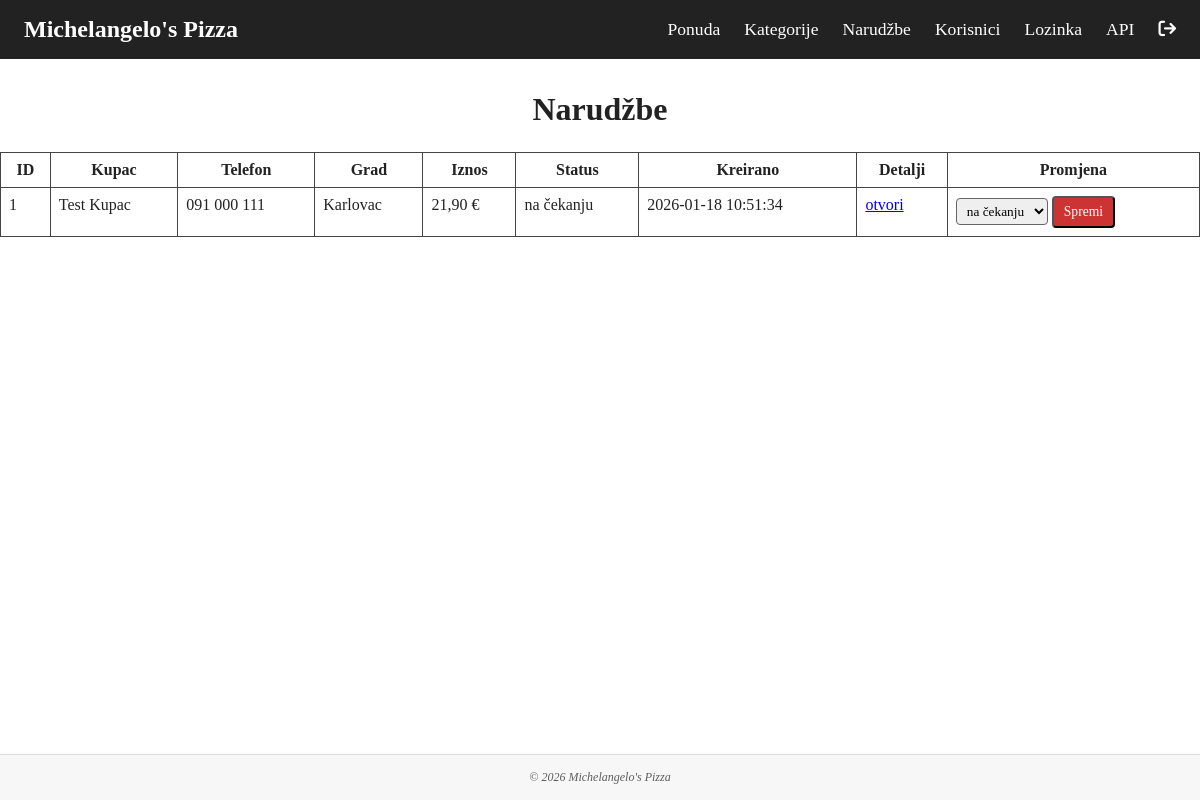
Page /admin_narudzbe.php (signed in) on the committed database.
### tables this page shows
CREATE TABLE orders (
  id INT UNSIGNED AUTO_INCREMENT PRIMARY KEY,
  customer_name VARCHAR(255) NOT NULL,
  phone VARCHAR(100) NOT NULL,
  city VARCHAR(100) NOT NULL,
  postcode VARCHAR(16) DEFAULT NULL,
  total DECIMAL(8,2) NOT NULL DEFAULT 0.00,
  status VARCHAR(32) NOT NULL DEFAULT 'pending',
  order_secret VARCHAR(64) NOT NULL,
  created_at TIMESTAMP NOT NULL DEFAULT CURRENT_TIMESTAMP,
  INDEX idx_status (status)
);

### konfigBP.php (called while the page is built, shortened)
<?php
function h(string $s): string {
    return htmlspecialchars($s, ENT_QUOTES, 'UTF-8');
}

### admin_narudzbe.php (the view, shortened to what this page needs)
<?php
require_once __DIR__ . '/konfigBP.php';
$pdo = db();
$status_hr = [
  'pending'    => 'na čekanju',
  'confirmed'  => 'potvrđeno',
  'preparing'  => 'priprema',
  'delivering' => 'u dostavi',
  'done'       => 'gotovo',
  'canceled'   => 'otkazano',
];
$status_order = [
  'pending',
  'confirmed',
  'preparing',
  'delivering',
  'done',
  'canceled',
];
$narudzbe = $pdo->query(
  'SELECT id, customer_name, phone, city, total, status, created_at
  FROM orders
  ORDER BY id DESC'
)->fetchAll(PDO::FETCH_ASSOC);
require_once __DIR__ . '/zaglavlje.php';
?>
<div class="admin-wrap admin-wide">
  <h1>Narudžbe</h1>
  <div class="table-wrap">
    <table class="admin-table">
      <thead>
        <tr>
          <th>ID</th>
          <th>Kupac</th>
          <th>Telefon</th>
          <th>Grad</th>
          <th>Iznos</th>
          <th>Status</th>
          <th>Kreirano</th>
          <th>Detalji</th>
          <th>Promjena</th>
        </tr>
      </thead>
      <tbody>
        <?php foreach ($narudzbe as $n): ?>
          <?php
          $id = $n['id'];
          $status_eng = $n['status'];
          $detalj_url = 'narudzba_detalj.php?id=' . urlencode($id);
          ?>
          <tr>
            <td><?= h($id) ?></td>
            <td><?= h($n['customer_name']) ?></td>
            <td><?= h($n['phone']) ?></td>
            <td><?= h($n['city']) ?></td>
            <td class="nowrap">
              <?= h(number_format((float)$n['total'], 2, ',', '.')) ?> €
            </td>
            <td><?= h($status_hr[$status_eng] ?? $status_eng) ?></td>
            <td class="nowrap"><?= h($n['created_at']) ?></td>
            <td>
              <a href="<?= h($detalj_url) ?>" target="_blank">
                otvori
              </a>
            </td>
            <td>
              <form method="post" class="inline-form">
                <select name="new_status" class="admin-select">
                  <?php foreach ($status_order as $code): ?>
                    <option value="<?= h($code) ?>" <?= $code === $status_eng ? 'selected' : '' ?>>
                      <?= h($status_hr[$code]) ?>
                    </option>
                  <?php endforeach; ?>
                </select>
                <button class="btn small">Spremi</button>
              </form>
            </td>
          </tr>
        <?php endforeach; ?>
      </tbody>
    </table>
  </div>
</div>
<?php require_once __DIR__ . '/podnozje.php'; ?>

### style.css (style rules this page uses)
* { box-sizing: border-box; font-family: 'Comic Sans MS', Times, serif; }
body { margin: 0; display: flex; flex-direction: column; min-height: 100vh; background: #fff; color: #222; }
.admin-wrap { max-width: 1100px; margin: 2rem auto; }
.admin-wrap > h1 { text-align: center; margin-bottom: 24px; }
.btn { background: #c33; color: #fff; padding: 8px 12px; border-radius: 4px; cursor: pointer; transition: background 0.3s ease; }
.btn.small { padding: 6px 10px; font-size: 0.85rem; }
.admin-table { width: 100%; border-collapse: collapse; }
.admin-table th, .admin-table td { border: 1px solid #444; padding: 8px; vertical-align: top; }
.admin-wide { max-width: 1300px; }
.nowrap { white-space: nowrap; }
.admin-select { padding: 4px 6px; border-radius: 4px; border: 1px solid #666; }

### rows in the picture
orders: id "1", customer_name "Test Kupac", phone "091 000 111", city "Karlovac", total "21,90", status "na čekanju", created_at "2026-01-18 10:51:34", new_status "na čekanju"
